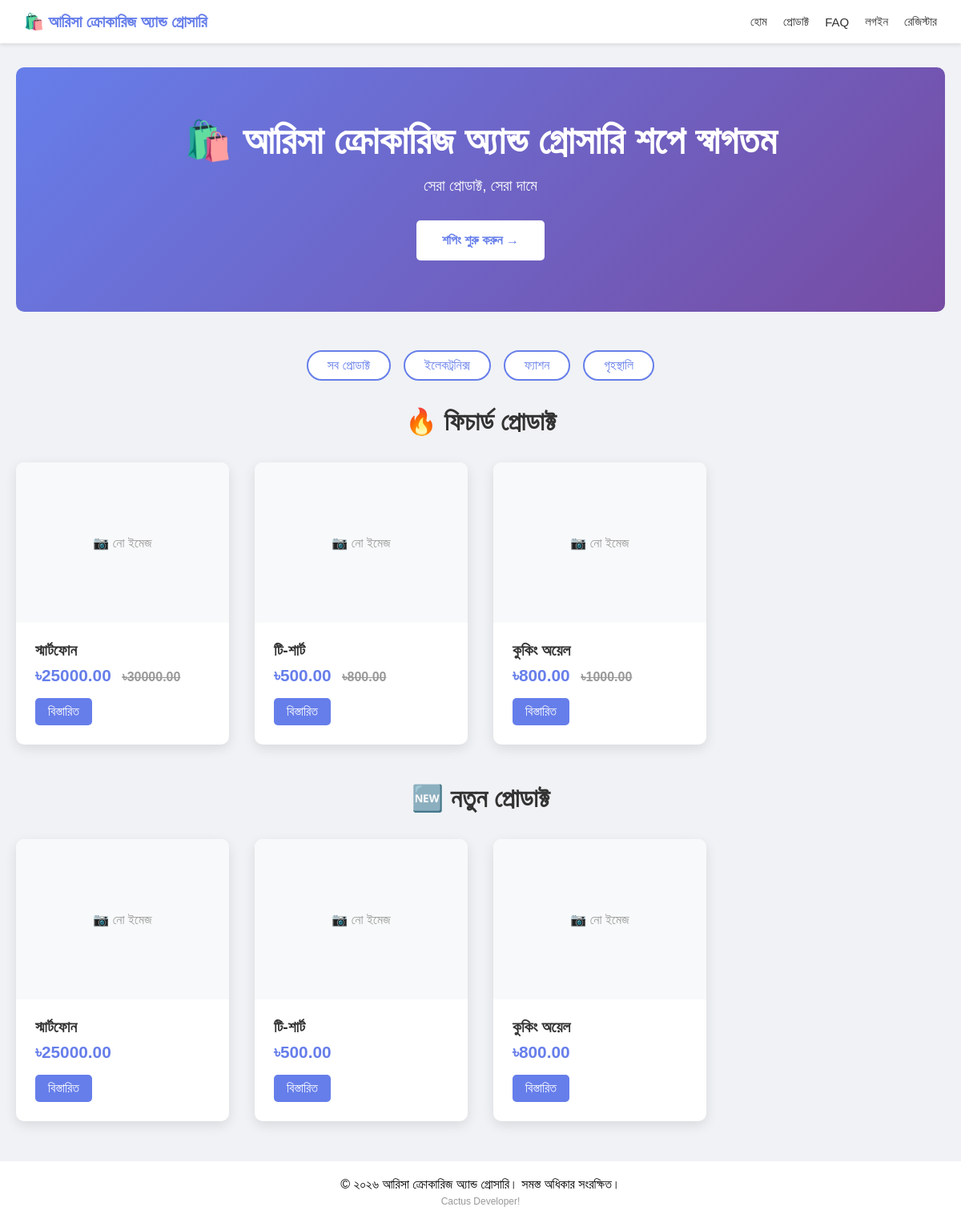
The page / on the database its author committed.
### models.py (models this page shows)
class Product(db.Model):
    id = db.Column(db.Integer, primary_key=True)
    name = db.Column(db.String(200), nullable=False)
    description = db.Column(db.Text, nullable=False)
    price = db.Column(db.Float, nullable=False)
    old_price = db.Column(db.Float, default=0)
    category = db.Column(db.String(100))
    stock = db.Column(db.Integer, default=0)
    image = db.Column(db.String(500))
    featured = db.Column(db.Boolean, default=False)
    discount_percent = db.Column(db.Float, default=0)  # কুপন/ডিসকাউন্ট
    created_at = db.Column(db.DateTime, default=datetime.utcnow)
    cart_items = db.relationship('Cart', backref='product', lazy=True)
    order_items = db.relationship('OrderItem', backref='product', lazy=True)
    reviews = db.relationship('Review', backref='product', lazy=True)

### app.py (the view)
@app.route('/')
def index():
    featured_products = Product.query.filter_by(featured=True).limit(8).all()
    new_products = Product.query.order_by(Product.created_at.desc()).limit(8).all()
    return render_template('index.html',
                         featured_products=featured_products,
                         new_products=new_products)

### app.py (called while the page is built)
@app.context_processor
def cart_count():
    if current_user.is_authenticated:
        count = Cart.query.filter_by(user_id=current_user.id).count()
        total = sum(item.product.price * item.quantity for item in current_user.cart_items)
        return {'cart_count': count, 'cart_total': total}
    return {'cart_count': 0, 'cart_total': 0}

### templates/index.html (shortened to what this page needs)
{% extends "base.html" %}
{% block content %}
<div class="hero">
    <h1>🛍️ আরিসা ক্রোকারিজ অ্যান্ড গ্রোসারি শপে স্বাগতম</h1>
    <p>সেরা প্রোডাক্ট, সেরা দামে</p>
    <a href="/products" class="btn-shop">শপিং শুরু করুন →</a>
</div>
<div class="categories">
    <a href="/products?category=all" class="category-tag">সব প্রোডাক্ট</a>
    <a href="/products?category=ইলেকট্রনিক্স" class="category-tag">ইলেকট্রনিক্স</a>
    <a href="/products?category=ফ্যাশন" class="category-tag">ফ্যাশন</a>
    <a href="/products?category=গৃহস্থালি" class="category-tag">গৃহস্থালি</a>
</div>
<h2 class="section-title">🔥 ফিচার্ড প্রোডাক্ট</h2>
<div class="products-grid">
    {% for product in featured_products %}
    <div class="product-card">
        <div class="product-image">
            {% if product.image %}
                <img src="{{ url_for('static', filename='uploads/' + product.image) }}" alt="{{ product.name }}" style="width:100%; height:100%; object-fit:cover;">
            {% else %}
                <span>📷 নো ইমেজ</span>
            {% endif %}
        </div>
        <div class="product-info">
            <h3 class="product-name">{{ product.name }}</h3>
            <div class="product-price">
                ৳{{ "%.2f"|format(product.price) }}
                {% if product.old_price and product.old_price > product.price %}
                    <span class="old-price">৳{{ "%.2f"|format(product.old_price) }}</span>
                {% endif %}
            </div>
            <a href="/product/{{ product.id }}" class="btn-add">বিস্তারিত</a>
        </div>
    </div>
    {% else %}
    <p style="text-align: center; grid-column: 1/-1;">কোনো প্রোডাক্ট নেই</p>
    {% endfor %}
</div>
<h2 class="section-title">🆕 নতুন প্রোডাক্ট</h2>
<div class="products-grid">
    {% for product in new_products %}
    <div class="product-card">
        <div class="product-image">
            {% if product.image %}
                <img src="{{ url_for('static', filename='uploads/' + product.image) }}" alt="{{ product.name }}" style="width:100%; height:100%; object-fit:cover;">
            {% else %}
                <span>📷 নো ইমেজ</span>
            {% endif %}
        </div>
        <div class="product-info">
            <h3 class="product-name">{{ product.name }}</h3>
            <div class="product-price">৳{{ "%.2f"|format(product.price) }}</div>
            <a href="/product/{{ product.id }}" class="btn-add">বিস্তারিত</a>
        </div>
    </div>
    {% endfor %}
</div>
{% endblock %}

### templates/base.html (shortened to what this page needs)
<!DOCTYPE html>
<html>
<head>
</head>
<body>
    <div class="navbar">
        <div class="nav-container">
            <a href="/" class="logo">🛍️ আরিসা ক্রোকারিজ অ্যান্ড গ্রোসারি</a>
            <div class="nav-links">
                <a href="/">হোম</a>
                <a href="/products">প্রোডাক্ট</a>
                <a href="/faq">FAQ</a>
                {% if current_user.is_authenticated %}
                    <a href="/profile">প্রোফাইল</a>
                    <a href="/cart">কার্ট
                        {% if cart_count > 0 %}
                            <span class="cart-badge">{{ cart_count }}</span>
                        {% endif %}
                    </a>
                    <a href="/orders">অর্ডার</a>
                    {% if current_user.is_admin %}
                        <a href="/admin">এডমিন</a>
                    {% endif %}
                    <a href="/logout">লগআউট</a>
                {% else %}
                    <a href="/login">লগইন</a>
                    <a href="/register">রেজিস্টার</a>
                {% endif %}
            </div>
        </div>
    </div>
    <div class="container">
        {% block content %}{% endblock %}
    </div>
    <div class="footer">
        <p>&copy; ২০২৬ আরিসা ক্রোকারিজ অ্যান্ড গ্রোসারি। সমস্ত অধিকার সংরক্ষিত।</p>
        <p style="font-size: 12px; color: #999; margin-top: 5px;">Cactus Developer!</p>
    </div>
</body>
</html>

### templates/base.html (style rules this page uses)
* { margin: 0; padding: 0; box-sizing: border-box; }
body { font-family: Arial, sans-serif; background: #f0f2f5; }
.navbar { background: white; padding: 15px 30px; box-shadow: 0 2px 5px rgba(0,0,0,0.1); }
.nav-container { max-width: 1200px; margin: 0 auto; display: flex; justify-content: space-between; align-items: center; flex-wrap: wrap; }
.logo { font-size: 20px; font-weight: bold; color: #667eea; text-decoration: none; }
.nav-links { display: flex; gap: 20px; align-items: center; flex-wrap: wrap; }
.nav-links a { color: #333; text-decoration: none; font-size: 15px; font-weight: 500; white-space: nowrap; }
.container { max-width: 1200px; margin: 30px auto; padding: 0 20px; }
.footer { background: white; text-align: center; padding: 20px; margin-top: 50px; }

### templates/index.html (style rules this page uses)
.hero { background: linear-gradient(135deg, #667eea 0%, #764ba2 100%); color: white; padding: 4rem 2rem; text-align: center; border-radius: 10px; margin-bottom: 3rem; }
.hero h1 { font-size: 3rem; margin-bottom: 1rem; }
.hero p { font-size: 1.2rem; margin-bottom: 2rem; }
.btn-shop { background: white; color: #667eea; padding: 1rem 2rem; border-radius: 5px; text-decoration: none; font-weight: bold; transition: transform 0.3s; display: inline-block; }
.section-title { font-size: 2rem; color: #333; margin-bottom: 2rem; text-align: center; }
.products-grid { display: grid; grid-template-columns: repeat(auto-fill, minmax(250px, 1fr)); gap: 2rem; margin-bottom: 3rem; }
.product-card { background: white; border-radius: 10px; overflow: hidden; box-shadow: 0 5px 15px rgba(0,0,0,0.1); transition: transform 0.3s; }
.product-image { width: 100%; height: 200px; object-fit: cover; background: #f8f9fa; display: flex; align-items: center; justify-content: center; color: #999; }
.product-info { padding: 1.5rem; }
.product-name { font-size: 1.2rem; color: #333; margin-bottom: 0.5rem; }
.product-price { font-size: 1.3rem; color: #667eea; font-weight: bold; margin-bottom: 1rem; }
.old-price { color: #999; text-decoration: line-through; font-size: 1rem; margin-left: 0.5rem; }
.btn-add { background: #667eea; color: white; padding: 0.5rem 1rem; border-radius: 5px; text-decoration: none; display: inline-block; transition: background 0.3s; }
.categories { display: flex; gap: 1rem; justify-content: center; margin-bottom: 2rem; flex-wrap: wrap; }
.category-tag { background: white; color: #667eea; padding: 0.5rem 1.5rem; border-radius: 25px; text-decoration: none; border: 2px solid #667eea; transition: all 0.3s; }

### rows shown on the page
Product: shows "📷 নো ইমেজ", name "স্মার্টফোন", price "25000.00", old_price "30000.00"
Product: shows "📷 নো ইমেজ", name "টি-শার্ট", price "500.00", old_price "800.00"
Product: shows "📷 নো ইমেজ", name "কুকিং অয়েল", price "800.00", old_price "1000.00"
